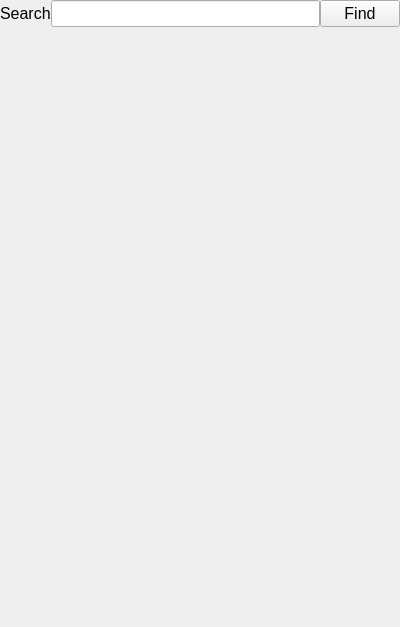
<?xml version="1.0" encoding="UTF-8"?>
<ui version="4.0">
 <class>BoardTab</class>
 <widget class="QWidget" name="BoardTab">
  <property name="geometry">
   <rect>
    <x>0</x>
    <y>0</y>
    <width>400</width>
    <height>627</height>
   </rect>
  </property>
  <property name="sizePolicy">
   <sizepolicy hsizetype="Expanding" vsizetype="Expanding">
    <horstretch>0</horstretch>
    <verstretch>0</verstretch>
   </sizepolicy>
  </property>
  <property name="minimumSize">
   <size>
    <width>0</width>
    <height>600</height>
   </size>
  </property>
  <property name="font">
   <font>
    <pointsize>12</pointsize>
   </font>
  </property>
  <property name="windowTitle">
   <string>Form</string>
  </property>
  <layout class="QVBoxLayout" name="verticalLayout">
   <property name="spacing">
    <number>0</number>
   </property>
   <property name="sizeConstraint">
    <enum>QLayout::SetDefaultConstraint</enum>
   </property>
   <property name="leftMargin">
    <number>0</number>
   </property>
   <property name="topMargin">
    <number>0</number>
   </property>
   <property name="rightMargin">
    <number>0</number>
   </property>
   <property name="bottomMargin">
    <number>0</number>
   </property>
   <item>
    <layout class="QHBoxLayout" name="horizontalLayout" stretch="0,0,0">
     <property name="sizeConstraint">
      <enum>QLayout::SetDefaultConstraint</enum>
     </property>
     <item>
      <widget class="QLabel" name="label">
       <property name="text">
        <string>Search</string>
       </property>
      </widget>
     </item>
     <item>
      <widget class="QLineEdit" name="lineEdit">
       <property name="sizePolicy">
        <sizepolicy hsizetype="MinimumExpanding" vsizetype="Fixed">
         <horstretch>1</horstretch>
         <verstretch>0</verstretch>
        </sizepolicy>
       </property>
      </widget>
     </item>
     <item>
      <widget class="QPushButton" name="pushButton">
       <property name="text">
        <string>Find</string>
       </property>
      </widget>
     </item>
    </layout>
   </item>
   <item>
    <widget class="QScrollArea" name="scrollArea">
     <property name="minimumSize">
      <size>
       <width>0</width>
       <height>600</height>
      </size>
     </property>
     <property name="autoFillBackground">
      <bool>false</bool>
     </property>
     <property name="frameShape">
      <enum>QFrame::NoFrame</enum>
     </property>
     <property name="lineWidth">
      <number>0</number>
     </property>
     <property name="sizeAdjustPolicy">
      <enum>QAbstractScrollArea::AdjustToContentsOnFirstShow</enum>
     </property>
     <property name="widgetResizable">
      <bool>true</bool>
     </property>
     <property name="alignment">
      <set>Qt::AlignLeading|Qt::AlignLeft|Qt::AlignTop</set>
     </property>
     <widget class="QWidget" name="scrollAreaWidgetContents">
      <property name="geometry">
       <rect>
        <x>0</x>
        <y>0</y>
        <width>400</width>
        <height>600</height>
       </rect>
      </property>
      <property name="sizePolicy">
       <sizepolicy hsizetype="Preferred" vsizetype="Expanding">
        <horstretch>0</horstretch>
        <verstretch>0</verstretch>
       </sizepolicy>
      </property>
      <layout class="QVBoxLayout" name="threads">
       <property name="spacing">
        <number>11</number>
       </property>
       <property name="sizeConstraint">
        <enum>QLayout::SetMinimumSize</enum>
       </property>
       <property name="leftMargin">
        <number>0</number>
       </property>
       <property name="topMargin">
        <number>0</number>
       </property>
       <property name="rightMargin">
        <number>0</number>
       </property>
       <property name="bottomMargin">
        <number>0</number>
       </property>
      </layout>
     </widget>
    </widget>
   </item>
  </layout>
 </widget>
 <resources/>
 <connections/>
</ui>
